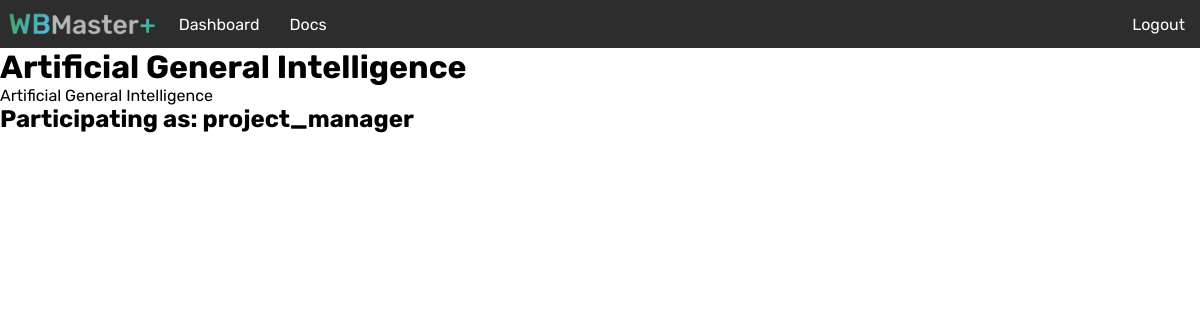
The app's page /projects/21/ (signed in) with its own data.
### base/models.py (models this page shows, shortened)
class Project(models.Model):
    name = models.CharField(max_length=100)
    description = models.TextField()
    picture = models.ImageField(upload_to="projects")

class Participation(models.Model):
    user = models.ForeignKey(User, on_delete=models.CASCADE)
    project = models.ForeignKey(Project, on_delete=models.CASCADE)
    role = models.CharField(max_length=30)
    class Meta:
        unique_together = ("user", "project")

### base/views.py (the view)
# urls.py: path("projects/<str:pk>/", views.project, name="project_details"),
@login_required(login_url='/login/')
def project(request, pk):
    context = {}
    project = Project.objects.filter(id=pk).first()
    context["project"] = project
    participation = Participation.objects.filter(
        project=project,
        user=request.user
    ).first()
    if not participation:
        messages.error(request, "You aren't part of this project")
        redirect("/dashboard/")
    role = participation.role
    context["role"] = role
    return render(request, "project.html", context=context)

### templates/project.html
{% extends 'template.html' %}
{% load static %}
{% block content %}
{% if not project %}
  <h1>Error</h1>
  <span>Invalid project id.</span>
{% else %}
<h1>{{ project.name }}</h1>
<p>{{ project.description }}</p>
<div class="tasks">
  <h2>Participating as: {{ role }}</h2>
</div>
{% endif %}
{% endblock content %}

### static/css/global.css (style rules this page uses)
:root { --dark: #2d2d2d; --blue: #55bbe7; --green: #3ca660; --gradient: linear-gradient(135deg, var(--green), var(--blue)); }
* { box-sizing: border-box; margin: 0; padding: 0; font-family: "Rubik", "Segoe UI", sans-serif; }
body { display: flex; flex-direction: column; min-height: 100vh; }

### records on screen
Project: name "Artificial General Intelligence", description "Artificial General Intelligence"
Participation: role "project_manager"
